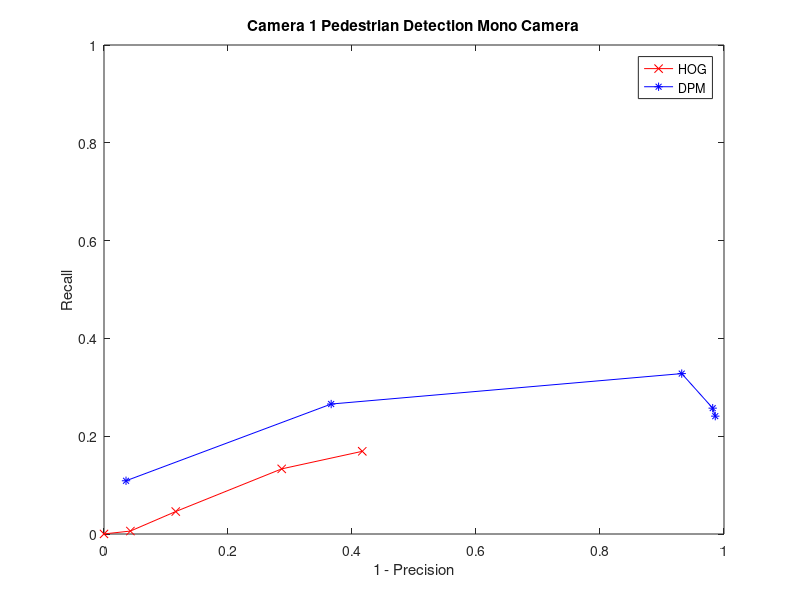
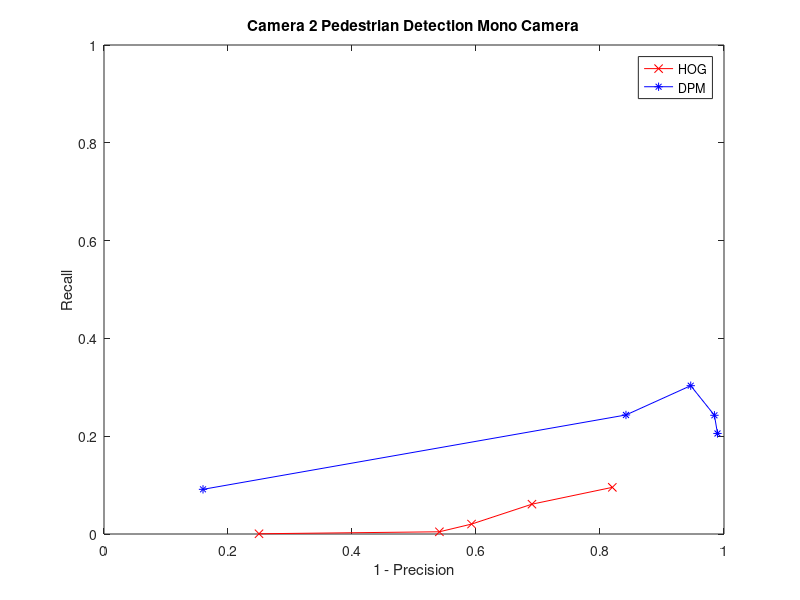
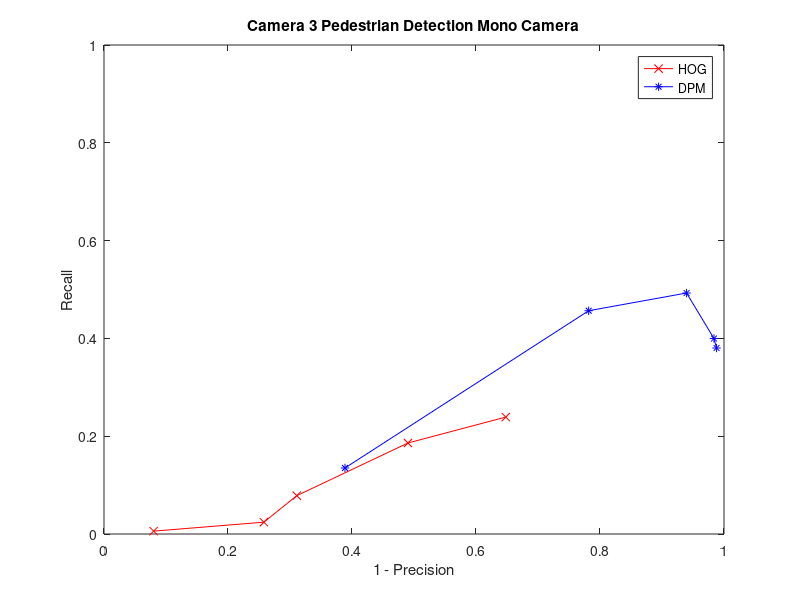

The MATLAB script that drew these images, in order:
clc;
clear all;
close all;


%% Pedestrian Detection Mono Camera

% HOG

% Camera 1
HOGPrecision1 = [0.58341 0.71336 0.884319 0.957447 1];
HOGRecall1 = [0.16909 0.1332 0.0459463 0.0060104 0.00013356];

DPMPrecision1 = [0.0140929 0.0182355 0.0681893 0.633588 0.964497];
DPMRecall1 = [0.241007 0.257361 0.328032 0.265777 0.108855];

figure(1)
plot(1 - HOGPrecision1, HOGRecall1, '-rx')
hold on;
plot(1 - DPMPrecision1, DPMRecall1, '-b*')
xlim([0 1]);ylim([0 1]);
xlabel('1 - Precision');
ylabel('Recall');
legend('HOG','DPM')
title('Camera 1 Pedestrian Detection Mono Camera')

% Camera 2
HOGPrecision2 = [0.18009 0.30972 0.407166 0.459016 0.75];
HOGRecall2 = [0.09540 0.0610 0.0202823 0.0045432 0.00048677];

DPMPrecision2 = [0.0105133 0.0154302 0.0536681 0.158117 0.840299];
DPMRecall2 = [0.205613 0.242754 0.303318 0.243432 0.091351];

figure(2)
plot(1 - HOGPrecision2, HOGRecall2, '-rx')
hold on;
plot(1 - DPMPrecision2, DPMRecall2, '-b*')
xlim([0 1]);ylim([0 1]);
xlabel('1 - Precision');
ylabel('Recall');
legend('HOG','DPM')
title('Camera 2 Pedestrian Detection Mono Camera')

% Camera 3
HOGPrecision3 = [0.35194 0.50976 0.689038 0.742188  0.92];
HOGRecall3 = [0.23911 0.1861 0.0784114 0.0241853 0.00585987];

DPMPrecision3 = [0.0120268 0.0161443 0.0603696 0.218275 0.611303];
DPMRecall3 = [0.38032 0.399751 0.492798 0.456605 0.135032];

figure(3)
plot(1 - HOGPrecision3, HOGRecall3, '-rx')
hold on;
plot(1 - DPMPrecision3, DPMRecall3, '-b*')
xlim([0 1]);ylim([0 1]);
xlabel('1 - Precision');
ylabel('Recall');
legend('HOG','DPM')
title('Camera 3 Pedestrian Detection Mono Camera')
